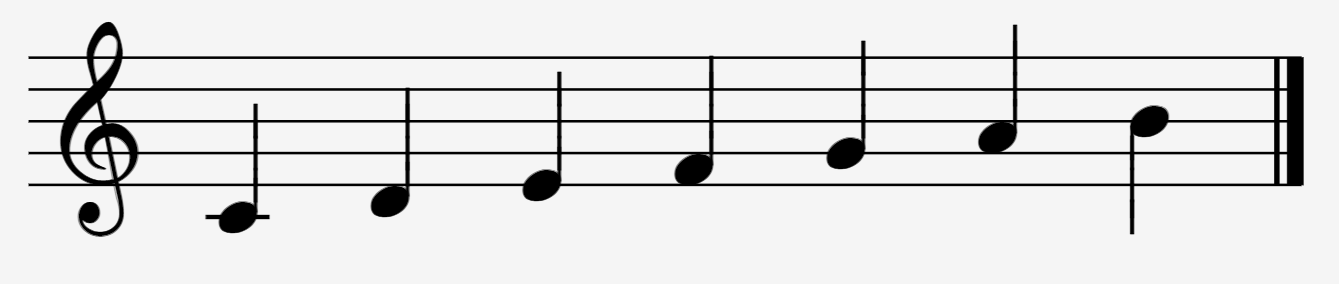
#> input picture algorithm/temp/9.PNG, 1339 x 284 px
$ python -i staff.py   (imports and definitions only)
#> lines starting #> are read from the running program, lines starting #| are printed output that depends on the picture; after the words box and inside, x2 and y2 are one past the last pixel; in counts of white or black regions, pixels touching at a corner belong together
#> further down, picture is the input picture: shape (284, 1339, 3); min 0, max 245, mean 224.3
import numpy as np
from typing import List, Tuple
from collections import defaultdict
import cv2


MIN_PIXEL_VALUE, MAX_PIXEL_VALUE = 0, 255


# [92 lines left out: functions get_staffs, calculate_thickness_and_spacing, most_common, not called in this run]


def remove_staff_lines(image: np.ndarray):
    '''
    remove staff lines from image.
    @param image: (np.ndarray) input image.
    @return: (np.ndarray) output image.
    '''

    copy = np.copy(image)
    gray = cv2.cvtColor(copy, cv2.COLOR_BGR2GRAY)

    thresh = cv2.threshold(gray, MIN_PIXEL_VALUE, MAX_PIXEL_VALUE, cv2.THRESH_BINARY_INV + cv2.THRESH_OTSU)[1]
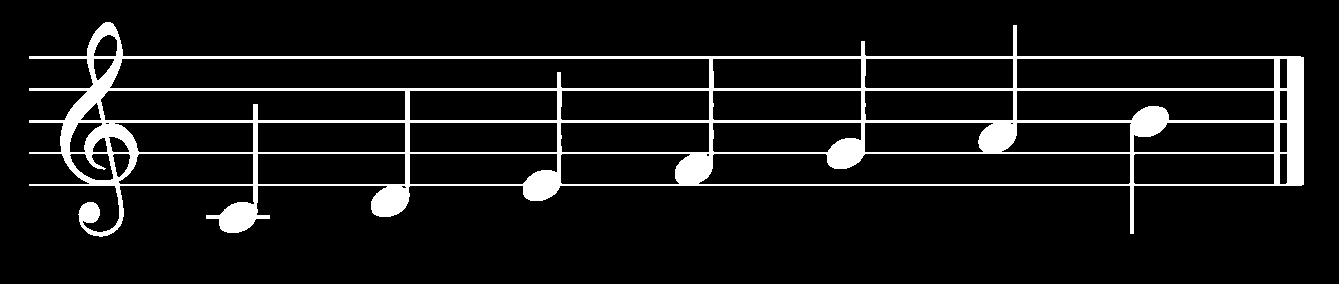
#> thresh: shape (284, 1339); 8.7% white; 1 white region, box (x1, y1, x2, y2) and area: (29, 22, 1304, 237) 33011

    # Remove horizontal lines
    REMOVE_KERNEL_SIZE = (100, 1) # best results
    horizontal_kernel = cv2.getStructuringElement(cv2.MORPH_RECT, REMOVE_KERNEL_SIZE)
    detected_lines = cv2.morphologyEx(thresh, cv2.MORPH_OPEN, horizontal_kernel, iterations=2)
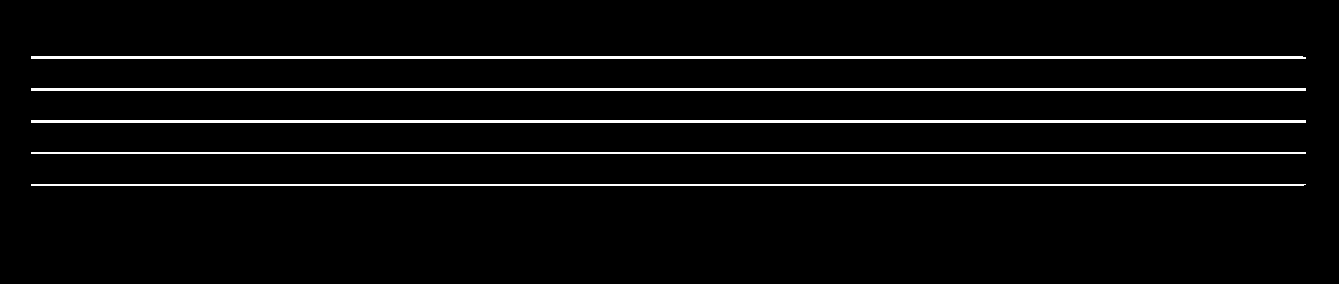
#> detected_lines: shape (284, 1339); 4.4% white; 5 white regions

    cnts = cv2.findContours(detected_lines, cv2.RETR_EXTERNAL, cv2.CHAIN_APPROX_SIMPLE)
#> cnts = 5 contours; box (x1, y1, x2, y2) and area: (31, 120, 1306, 123) 2548, (31, 88, 1306, 91) 2548, (31, 56, 1306, 59) 2546, (31, 152, 1306, 154) 1274, (31, 184, 1306, 186) 1272
    cnts = cnts[0] if len(cnts) == 2 else cnts[1]
    COLOR = (255, 255, 255) # Draw detected contours in white since image is in binary -> black and white.
    CNT_THICKNESS = 2
    DRAW_ALL_CONTOURS_FLAG = -1
    for c in cnts:
        cv2.drawContours(image, [c], DRAW_ALL_CONTOURS_FLAG, COLOR, CNT_THICKNESS)
#> this loop made 5 passes
#> c on passes 2 to 4: [[31, 152], [31, 153], [1305, 153], [1305, 152]], [[31, 120], [31, 122], [1305, 122], [1305, 120]], [[31, 88], [31, 90], [1305, 90], [1305, 88]]
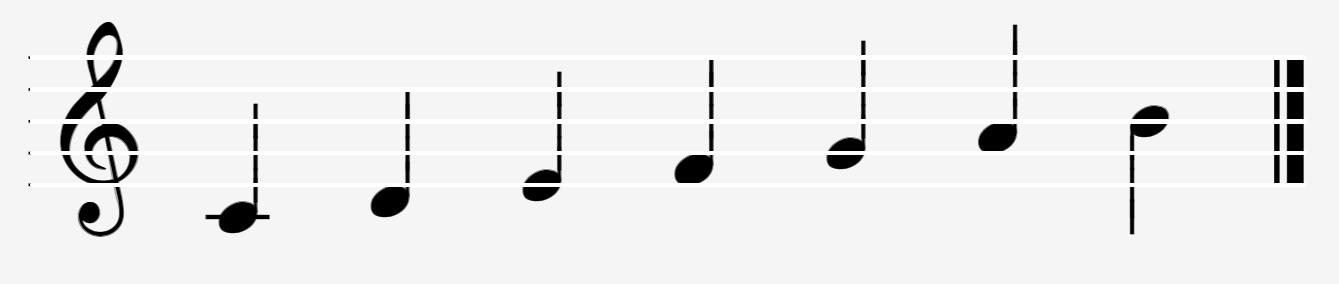
#> image: shape (284, 1339, 3); min 0, max 255, mean 236

    # Repair image
    REPAIR_KERNEL_SIZE = (1, 6) # best results
    repair_kernel = cv2.getStructuringElement(cv2.MORPH_RECT, REPAIR_KERNEL_SIZE)
#> repair_kernel = [1, 1, 1, 1, 1, 1]
    result = MAX_PIXEL_VALUE - cv2.morphologyEx(MAX_PIXEL_VALUE - image, cv2.MORPH_CLOSE, repair_kernel, iterations=1)
    result = cv2.bitwise_not(result)
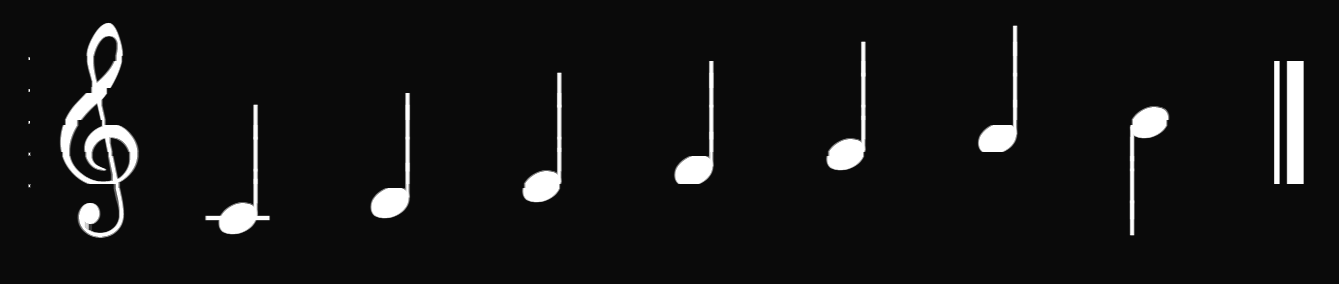
#> result: shape (284, 1339, 3); min 10, max 255, mean 20.7

    return result

>>> import cv2
>>> picture = cv2.imread('temp/9.PNG')
>>> result = remove_staff_lines(picture)
